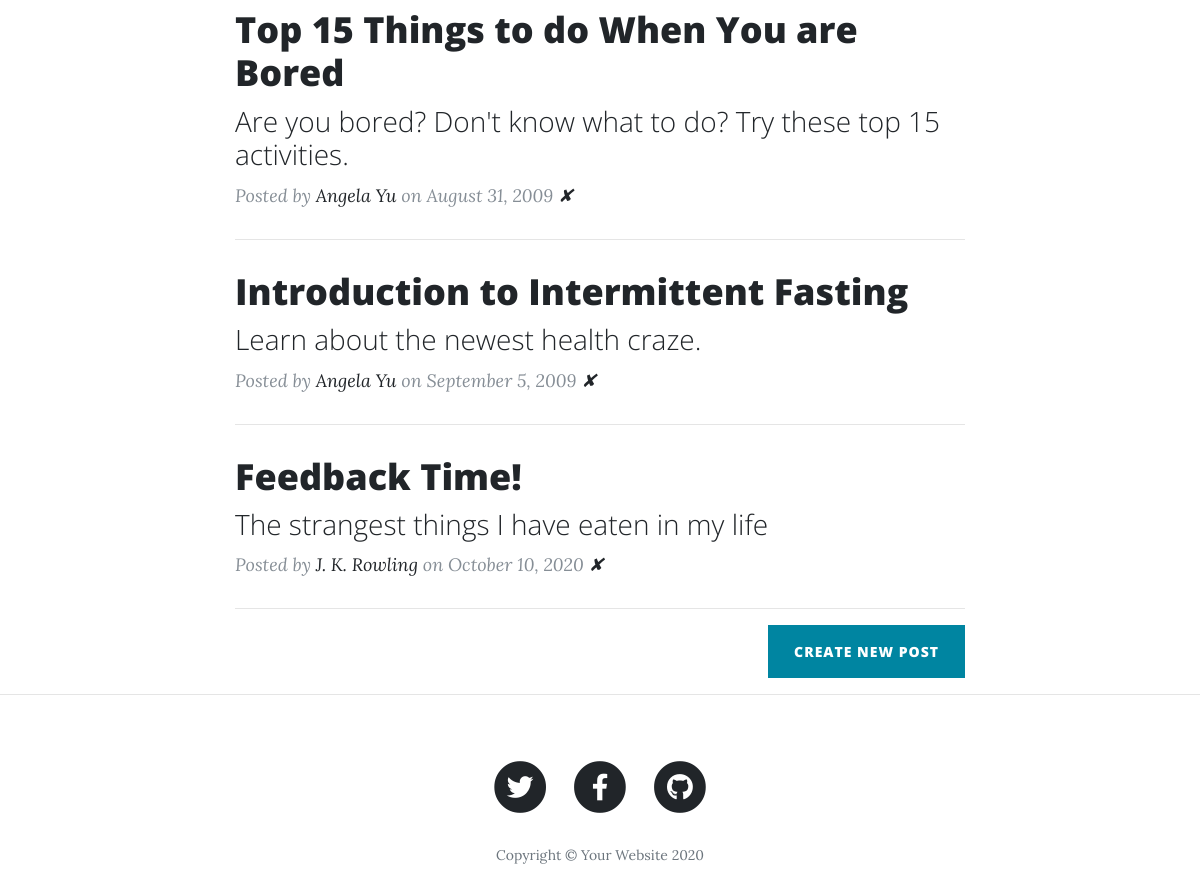
/ (lower part), run on an earlier commit of the app's database.
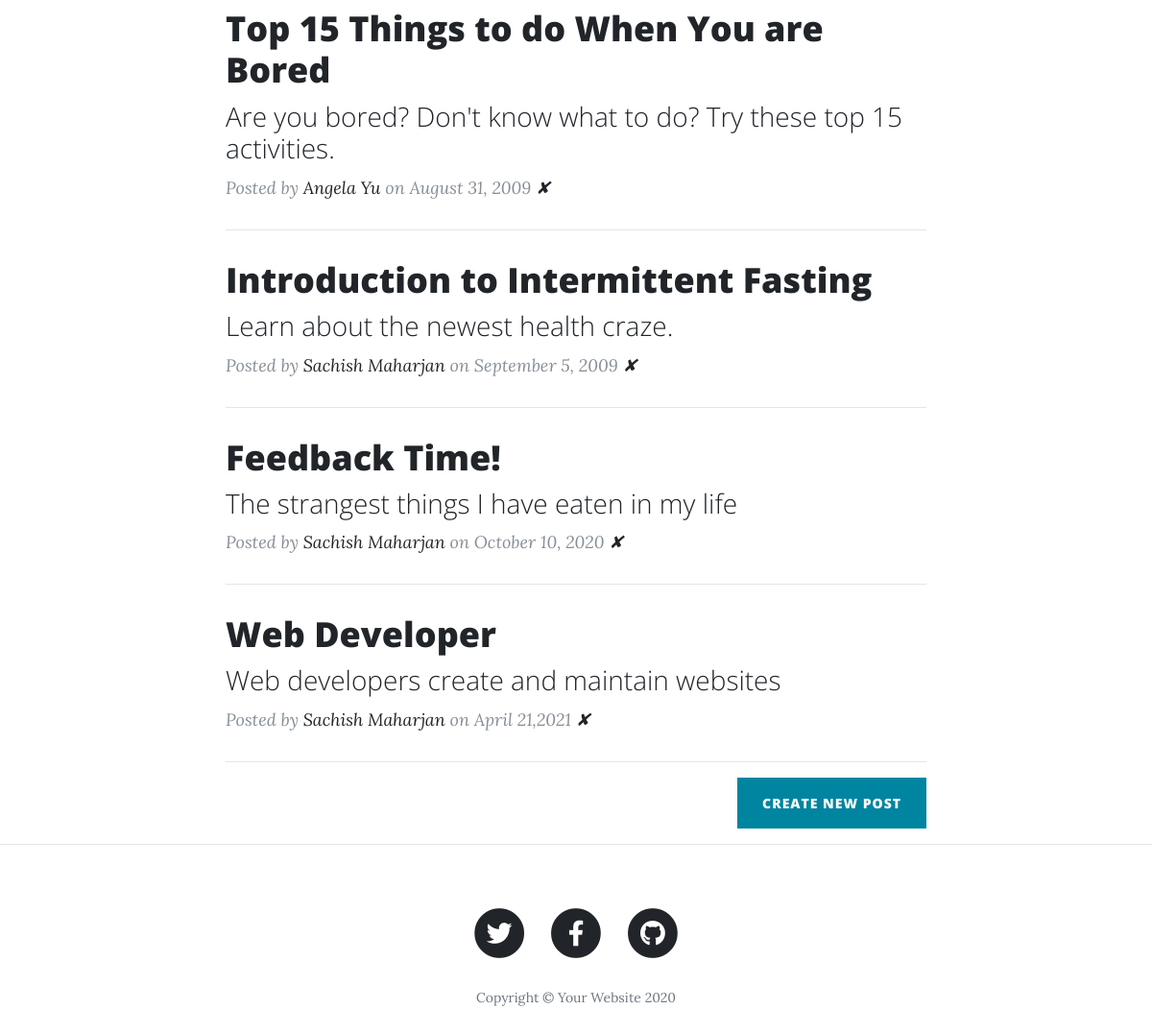
And on a later commit of the database.
### main.py (models this page shows)
class BlogPost(db.Model):
    id = db.Column(db.Integer, primary_key=True)
    title = db.Column(db.String(250), unique=True, nullable=False)
    subtitle = db.Column(db.String(250), nullable=False)
    date = db.Column(db.String(250), nullable=False)
    body = db.Column(db.Text, nullable=False)
    author = db.Column(db.String(250), nullable=False)
    img_url = db.Column(db.String(250), nullable=False)

### main.py (the view)
@app.route('/')
def get_all_posts():
    posts = BlogPost.query.all()
    return render_template("index.html", all_posts=posts)

### templates/index.html (shortened to what this page needs)
{% include "header.html" %}
  <div class="container">
    <div class="row">
      <div class="col-lg-8 col-md-10 mx-auto">
        {% for post in all_posts %}
        <div class="post-preview">
          <a href="{{ url_for('show_post', post_id=post.id) }}">
            <h2 class="post-title">
              {{post.title}}
            </h2>
            <h3 class="post-subtitle">
              {{post.subtitle}}
            </h3>
          </a>
          <p class="post-meta">Posted by
            <a href="#">{{post.author}}</a>
            on {{post.date}}
            <a href="{{ url_for('delete_post', post_id=post.id) }}"> ✘ </a>
          </p>
        </div>
        <hr>
        {% endfor %}
        <div class="clearfix">
          <a class="btn btn-primary float-right" href="{{ url_for('make_post') }}">Create New Post</a>
        </div>
      </div>
    </div>
  </div>
  <hr>
{% include "footer.html" %}

### templates/header.html (shortened to what this page needs)
<!DOCTYPE html>
<html lang="en">
<head>
  <link href="{{ url_for('static', filename='vendor/bootstrap/css/bootstrap.min.css') }}" rel="stylesheet">
  <link href="{{ url_for('static', filename='vendor/fontawesome-free/css/all.min.css')}}" rel="stylesheet" type="text/css">
  <link href="{{ url_for('static', filename='css/clean-blog.min.css')}}" rel="stylesheet">
</head>
<body>

### templates/footer.html (shortened to what this page needs)
  <footer>
    <div class="container">
      <div class="row">
        <div class="col-lg-8 col-md-10 mx-auto">
          <ul class="list-inline text-center">
            <li class="list-inline-item">
              <a href="#">
                <span class="fa-stack fa-lg">
                  <i class="fas fa-circle fa-stack-2x"></i>
                  <i class="fab fa-twitter fa-stack-1x fa-inverse"></i>
                </span>
              </a>
            </li>
            <li class="list-inline-item">
              <a href="#">
                <span class="fa-stack fa-lg">
                  <i class="fas fa-circle fa-stack-2x"></i>
                  <i class="fab fa-facebook-f fa-stack-1x fa-inverse"></i>
                </span>
              </a>
            </li>
            <li class="list-inline-item">
              <a href="#">
                <span class="fa-stack fa-lg">
                  <i class="fas fa-circle fa-stack-2x"></i>
                  <i class="fab fa-github fa-stack-1x fa-inverse"></i>
                </span>
              </a>
            </li>
          </ul>
          <p class="copyright text-muted">Copyright &copy; Your Website 2020</p>
        </div>
      </div>
    </div>
  </footer>
</body>
</html>

What changed in the data, as far as the page shows it:
changed BlogPost "Introduction to Intermittent Fasting": author "Angela Yu" → "Sachish Maharjan"
changed BlogPost "Feedback Time!": author "J. K. Rowling" → "Sachish Maharjan"
added BlogPost: title "Web Developer", subtitle "Web developers create and maintain websites", author "Sachish Maharjan", date "April 21,2021"
